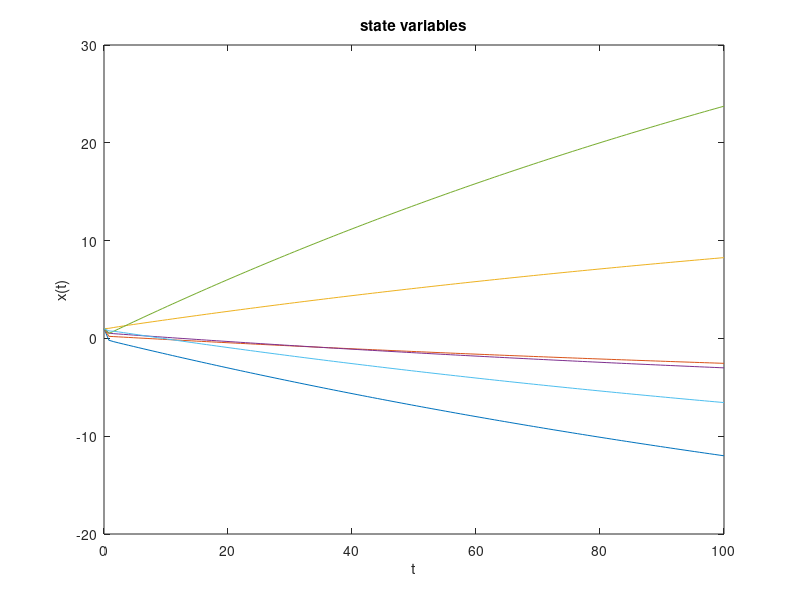

MATLAB code to generate this figure:
#!/usr/bin/octave-cli -q


A=randn(n=6);
A=round(-A'*A*10)/10;
b=round(rand(n,1)*10)/10;
u=1;

f=@(x,t) A*x+b.^2 + u; # x'=f(x,t)
Jx=@(x,t) A;           # df/dx
Jb=@(x,t) diag(b);     # df/db

x0=ones(n,1);
save -text InitialValue.txt x0

X=lsode({f,Jx},x0,t=linspace(0,100,nt=2^7))

plot(t,X);
xlabel("t");
ylabel("x(t)");
title("state variables");
save time.txt t

save trajectory.txt X
fid=fopen("trajectory.double","w");
fwrite(fid,X,"double");
fclose(fid);

fid=fopen("mu.double","w");
fwrite(fid,log(b),"double");
fclose(fid);


save LinearSystem.txt A b f Jx Jb x0 u

vf=fopen("LinearSystem.vf","w");
fprintf(vf,'<?xml version="1.0" ?>\n');
fprintf(vf,'<VectorField Name="LinearSystem" Description="A*x+b.^2 +u">\n');
for i=1:n
  for j=i:n
    fprintf(vf,'<Constant Name="a%i%i" Value="%g"/>\n',i,j,A(i,j));
  endfor
endfor
for i=1:n
  fprintf(vf,'<Parameter Name="b%i" DefaultValue="%g"/>\n',i,b(i));
endfor
fprintf(vf,'<Parameter Name="u" DefaultValue="%g"/>\n',u);
for i=1:n
  fprintf(vf,'<StateVariable Name="x%i" DefaultInitialCondition="%g" Formula="',i,x0(i));
  for j=1:n
    fprintf(vf,'%sa%i%i*x%i',merge(j==1,"","+"),min(i,j),max(i,j),j);
  endfor
  fprintf(vf,'+b%i*b%i + u',i,i);
  fprintf(vf,'"/>\n');
endfor
fprintf(vf,'</VectorField>\n');
fclose(vf);



